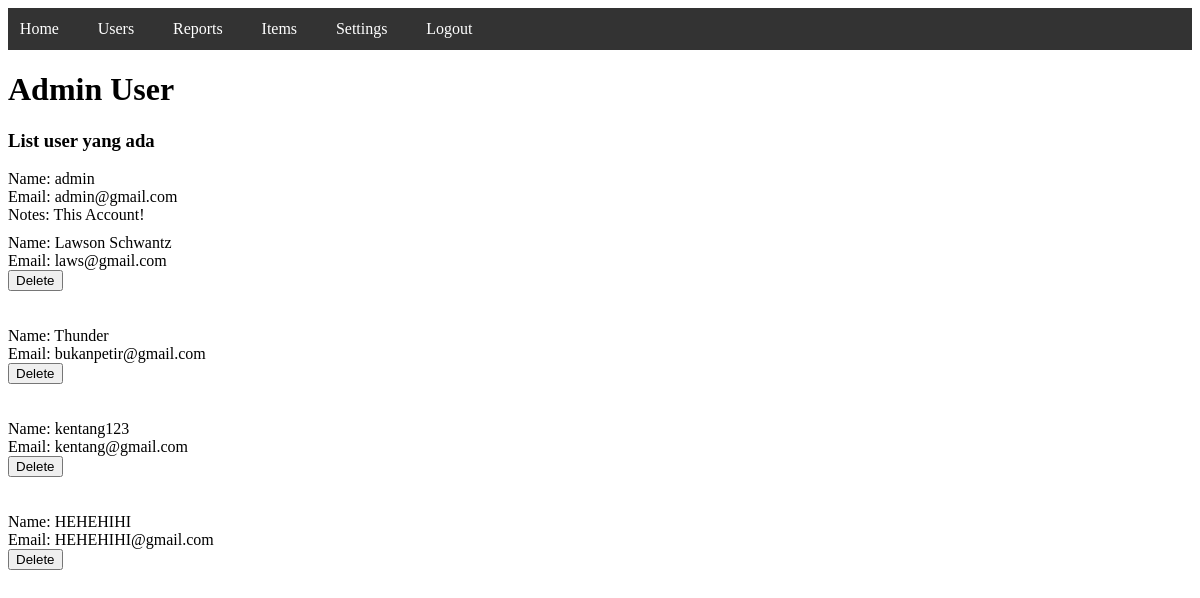
Page /adminuser.php (signed in) on the committed database.
### tables this page shows
CREATE TABLE `users` (
  `user_id` int(11) UNSIGNED NOT NULL,
  `name` text DEFAULT NULL,
  `username` varchar(15) DEFAULT NULL,
  `email` text DEFAULT NULL,
  `phone_number` bigint(20) NOT NULL,
  `password` text DEFAULT NULL,
  `created_at` timestamp NOT NULL DEFAULT current_timestamp()
);

### adminuser.php (the view, shortened to what this page needs)
<?php
    require_once(__DIR__ . '/controllers/connection.php');
    ?>
<!DOCTYPE html>
<html lang="en">
    <head>
    </head>
    <body>
    <header>
            <ul>
                <li><a href="index.php">Home</a></li>
                <li><a href="adminuser.php">Users</a></li>
                <li><a href="admin.php">Reports</a></li>
                <li><a href="adminitem.php">Items</a></li>
                <div id='login'><a href='settings.php'>Settings</a></div>
                <div id='login'><a href='controllers/logoutc.php'>Logout</a></div>
            </ul>
        </header>
        <h1>Admin User</h1>
        <?php
            echo"<h3>List user yang ada</h3>";
            $stmt = $connection->prepare("SELECT * FROM users");
            $stmt->execute();
            $result = $stmt->get_result();
            while ($row = $result->fetch_assoc()) {
                echo '<form action="controllers/adminc.php" method="post">';
                echo "Name: " . $row["username"] . "<br>";
                echo "Email: " . $row["email"] . "<br>";
                if($row["username"] === 'admin'){
                    echo "<div class = 'adminn'>Notes: This Account!</div>";
                    continue;
                }
                echo '<button type="submit" name="delete_user">Delete</button>';
                echo '</form><br><br>';
            }
        ?>
    </body>
</html>

### adminuser.php (style rules this page uses)
header { background-color: #333; display: block; color: #fff; padding: 1%; position:sticky; top:0px; }
ul { list-style-type: none; margin: 0; padding: 0; }
li { display: inline; margin-right: 3%; }
a { text-decoration: none; color: #fff; }
#login { display: inline; margin-right : 3%; }
.adminn { margin-bottom: 10px; }

### rows in the picture
users: username "admin", email "admin@gmail.com", shows "Notes: This Account!"
users: username "Lawson Schwantz", email "laws@gmail.com"
users: username "Thunder", email "bukanpetir@gmail.com"
users: username "kentang123", email "kentang@gmail.com"
users: username "HEHEHIHI", email "HEHEHIHI@gmail.com"
